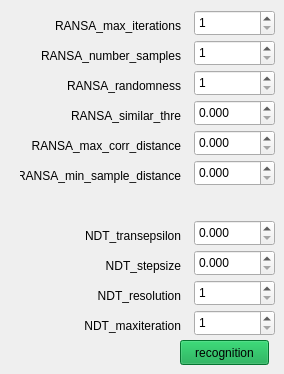
        <widget class="QWidget" name="tab_4">
         <attribute name="title">
          <string>RAN/NDT</string>
         </attribute>
         <widget class="QDoubleSpinBox" name="spinBox_ran_4">
          <property name="geometry">
           <rect>
            <x>194</x>
            <y>100</y>
            <width>81</width>
            <height>26</height>
           </rect>
          </property>
          <property name="correctionMode">
           <enum>QAbstractSpinBox::CorrectToPreviousValue</enum>
          </property>
          <property name="decimals">
           <number>3</number>
          </property>
          <property name="maximum">
           <double>100.000000000000000</double>
          </property>
          <property name="singleStep">
           <double>0.010000000000000</double>
          </property>
         </widget>
         <widget class="QLabel" name="label_31">
          <property name="geometry">
           <rect>
            <x>20</x>
            <y>40</y>
            <width>161</width>
            <height>31</height>
           </rect>
          </property>
          <property name="text">
           <string>RANSA_number_samples</string>
          </property>
          <property name="alignment">
           <set>Qt::AlignRight|Qt::AlignTrailing|Qt::AlignVCenter</set>
          </property>
         </widget>
         <widget class="QSpinBox" name="spinBox_ran_2">
          <property name="geometry">
           <rect>
            <x>194</x>
            <y>40</y>
            <width>81</width>
            <height>26</height>
           </rect>
          </property>
          <property name="minimum">
           <number>1</number>
          </property>
          <property name="maximum">
           <number>100000</number>
          </property>
         </widget>
         <widget class="QLabel" name="label_32">
          <property name="geometry">
           <rect>
            <x>20</x>
            <y>100</y>
            <width>161</width>
            <height>31</height>
           </rect>
          </property>
          <property name="text">
           <string>RANSA_similar_thre</string>
          </property>
          <property name="alignment">
           <set>Qt::AlignRight|Qt::AlignTrailing|Qt::AlignVCenter</set>
          </property>
         </widget>
         <widget class="QLabel" name="label_50">
          <property name="geometry">
           <rect>
            <x>20</x>
            <y>10</y>
            <width>161</width>
            <height>31</height>
           </rect>
          </property>
          <property name="text">
           <string>RANSA_max_iterations</string>
          </property>
          <property name="alignment">
           <set>Qt::AlignRight|Qt::AlignTrailing|Qt::AlignVCenter</set>
          </property>
         </widget>
         <widget class="QSpinBox" name="spinBox_ran_1">
          <property name="geometry">
           <rect>
            <x>194</x>
            <y>10</y>
            <width>81</width>
            <height>26</height>
           </rect>
          </property>
          <property name="minimum">
           <number>1</number>
          </property>
          <property name="maximum">
           <number>100000</number>
          </property>
         </widget>
         <widget class="QLabel" name="label_51">
          <property name="geometry">
           <rect>
            <x>20</x>
            <y>310</y>
            <width>161</width>
            <height>31</height>
           </rect>
          </property>
          <property name="text">
           <string>NDT_maxiteration</string>
          </property>
          <property name="alignment">
           <set>Qt::AlignRight|Qt::AlignTrailing|Qt::AlignVCenter</set>
          </property>
         </widget>
         <widget class="QSpinBox" name="spinBox_ran_10">
          <property name="geometry">
           <rect>
            <x>194</x>
            <y>310</y>
            <width>81</width>
            <height>26</height>
           </rect>
          </property>
          <property name="minimum">
           <number>1</number>
          </property>
          <property name="maximum">
           <number>100000</number>
          </property>
         </widget>
         <widget class="QLabel" name="label_52">
          <property name="geometry">
           <rect>
            <x>20</x>
            <y>280</y>
            <width>161</width>
            <height>31</height>
           </rect>
          </property>
          <property name="text">
           <string>NDT_resolution</string>
          </property>
          <property name="alignment">
           <set>Qt::AlignRight|Qt::AlignTrailing|Qt::AlignVCenter</set>
          </property>
         </widget>
         <widget class="QSpinBox" name="spinBox_ran_9">
          <property name="geometry">
           <rect>
            <x>194</x>
            <y>280</y>
            <width>81</width>
            <height>26</height>
           </rect>
          </property>
          <property name="minimum">
           <number>1</number>
          </property>
          <property name="maximum">
           <number>100000</number>
          </property>
         </widget>
         <widget class="QLabel" name="label_53">
          <property name="geometry">
           <rect>
            <x>20</x>
            <y>70</y>
            <width>161</width>
            <height>31</height>
           </rect>
          </property>
          <property name="text">
           <string>RANSA_randomness</string>
          </property>
          <property name="alignment">
           <set>Qt::AlignRight|Qt::AlignTrailing|Qt::AlignVCenter</set>
          </property>
         </widget>
         <widget class="QSpinBox" name="spinBox_ran_3">
          <property name="geometry">
           <rect>
            <x>194</x>
            <y>70</y>
            <width>81</width>
            <height>26</height>
           </rect>
          </property>
          <property name="minimum">
           <number>1</number>
          </property>
          <property name="maximum">
           <number>100000</number>
          </property>
         </widget>
         <widget class="QDoubleSpinBox" name="spinBox_ran_5">
          <property name="geometry">
           <rect>
            <x>194</x>
            <y>130</y>
            <width>81</width>
            <height>26</height>
           </rect>
          </property>
          <property name="correctionMode">
           <enum>QAbstractSpinBox::CorrectToPreviousValue</enum>
          </property>
          <property name="decimals">
           <number>3</number>
          </property>
          <property name="maximum">
           <double>100.000000000000000</double>
          </property>
          <property name="singleStep">
           <double>0.010000000000000</double>
          </property>
         </widget>
         <widget class="QLabel" name="label_54">
          <property name="geometry">
           <rect>
            <x>20</x>
            <y>130</y>
            <width>161</width>
            <height>31</height>
           </rect>
          </property>
          <property name="text">
           <string>RANSA_max_corr_distance</string>
          </property>
          <property name="alignment">
           <set>Qt::AlignRight|Qt::AlignTrailing|Qt::AlignVCenter</set>
          </property>
         </widget>
         <widget class="QDoubleSpinBox" name="spinBox_ran_8">
          <property name="geometry">
           <rect>
            <x>194</x>
            <y>250</y>
            <width>81</width>
            <height>26</height>
           </rect>
          </property>
          <property name="correctionMode">
           <enum>QAbstractSpinBox::CorrectToPreviousValue</enum>
          </property>
          <property name="decimals">
           <number>3</number>
          </property>
          <property name="maximum">
           <double>100.000000000000000</double>
          </property>
          <property name="singleStep">
           <double>0.010000000000000</double>
          </property>
         </widget>
         <widget class="QLabel" name="label_55">
          <property name="geometry">
           <rect>
            <x>20</x>
            <y>250</y>
            <width>161</width>
            <height>31</height>
           </rect>
          </property>
          <property name="text">
           <string>NDT_stepsize</string>
          </property>
          <property name="alignment">
           <set>Qt::AlignRight|Qt::AlignTrailing|Qt::AlignVCenter</set>
          </property>
         </widget>
         <widget class="QDoubleSpinBox" name="spinBox_ran_6">
          <property name="geometry">
           <rect>
            <x>194</x>
            <y>160</y>
            <width>81</width>
            <height>26</height>
           </rect>
          </property>
          <property name="correctionMode">
           <enum>QAbstractSpinBox::CorrectToPreviousValue</enum>
          </property>
          <property name="decimals">
           <number>3</number>
          </property>
          <property name="maximum">
           <double>100.000000000000000</double>
          </property>
          <property name="singleStep">
           <double>0.010000000000000</double>
          </property>
         </widget>
         <widget class="QLabel" name="label_56">
          <property name="geometry">
           <rect>
            <x>20</x>
            <y>160</y>
            <width>161</width>
            <height>31</height>
           </rect>
          </property>
          <property name="text">
           <string>RANSA_min_sample_distance</string>
          </property>
          <property name="alignment">
           <set>Qt::AlignRight|Qt::AlignTrailing|Qt::AlignVCenter</set>
          </property>
         </widget>
         <widget class="QDoubleSpinBox" name="spinBox_ran_7">
          <property name="geometry">
           <rect>
            <x>194</x>
            <y>220</y>
            <width>81</width>
            <height>26</height>
           </rect>
          </property>
          <property name="correctionMode">
           <enum>QAbstractSpinBox::CorrectToPreviousValue</enum>
          </property>
          <property name="decimals">
           <number>3</number>
          </property>
          <property name="maximum">
           <double>100.000000000000000</double>
          </property>
          <property name="singleStep">
           <double>0.010000000000000</double>
          </property>
         </widget>
         <widget class="QLabel" name="label_57">
          <property name="geometry">
           <rect>
            <x>20</x>
            <y>220</y>
            <width>161</width>
            <height>31</height>
           </rect>
          </property>
          <property name="text">
           <string>NDT_transepsilon</string>
          </property>
          <property name="alignment">
           <set>Qt::AlignRight|Qt::AlignTrailing|Qt::AlignVCenter</set>
          </property>
         </widget>
         <widget class="QPushButton" name="pushButton_re">
          <property name="geometry">
           <rect>
            <x>180</x>
            <y>340</y>
            <width>89</width>
            <height>25</height>
           </rect>
          </property>
          <property name="styleSheet">
           <string notr="true">background-color: rgb(7, 162, 67);</string>
          </property>
          <property name="text">
           <string>recognition</string>
          </property>
         </widget>
        </widget>
